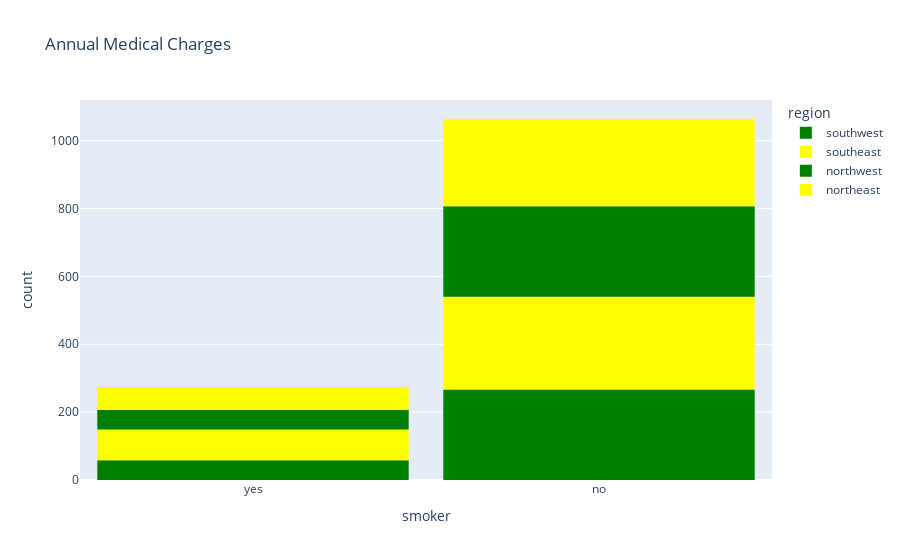

The code cell stored with this chart in its notebook:
### Code cell
fig = px.histogram(medical_df,
                   x='smoker',
                   color='region',
                   color_discrete_sequence=['green', 'yellow'],
                   title='Annual Medical Charges')
fig.update_layout(bargap=0.1)
fig.show()

### Figure 1 — Plotly figure (JSON) as saved in the notebook; plotly's stock layout.template omitted (floating-point values rounded to 4 significant figures; data arrays with more than 128 entries replaced by an {"elided": "..."} marker saying what was removed)
{"data": [{"alignmentgroup": "True", "bingroup": "x", "hovertemplate": "region=southwest<br>smoker=%{x}<br>count=%{y}<extra></extra>", "legendgroup": "southwest", "marker": {"color": "green", "pattern": {"shape": ""}}, "name": "southwest", "offsetgroup": "southwest", "orientation": "v", "showlegend": true, "type": "histogram", "x": {"elided": "325 str values"}, "xaxis": "x", "yaxis": "y"}, {"alignmentgroup": "True", "bingroup": "x", "hovertemplate": "region=southeast<br>smoker=%{x}<br>count=%{y}<extra></extra>", "legendgroup": "southeast", "marker": {"color": "yellow", "pattern": {"shape": ""}}, "name": "southeast", "offsetgroup": "southeast", "orientation": "v", "showlegend": true, "type": "histogram", "x": {"elided": "364 str values"}, "xaxis": "x", "yaxis": "y"}, {"alignmentgroup": "True", "bingroup": "x", "hovertemplate": "region=northwest<br>smoker=%{x}<br>count=%{y}<extra></extra>", "legendgroup": "northwest", "marker": {"color": "green", "pattern": {"shape": ""}}, "name": "northwest", "offsetgroup": "northwest", "orientation": "v", "showlegend": true, "type": "histogram", "x": {"elided": "325 str values"}, "xaxis": "x", "yaxis": "y"}, {"alignmentgroup": "True", "bingroup": "x", "hovertemplate": "region=northeast<br>smoker=%{x}<br>count=%{y}<extra></extra>", "legendgroup": "northeast", "marker": {"color": "yellow", "pattern": {"shape": ""}}, "name": "northeast", "offsetgroup": "northeast", "orientation": "v", "showlegend": true, "type": "histogram", "x": {"elided": "324 str values"}, "xaxis": "x", "yaxis": "y"}], "layout": {"bargap": 0.1, "barmode": "relative", "legend": {"title": {"text": "region"}, "tracegroupgap": 0}, "title": {"text": "Annual Medical Charges"}, "xaxis": {"anchor": "y", "domain": [0, 1], "title": {"text": "smoker"}}, "yaxis": {"anchor": "x", "domain": [0, 1], "title": {"text": "count"}}}}
